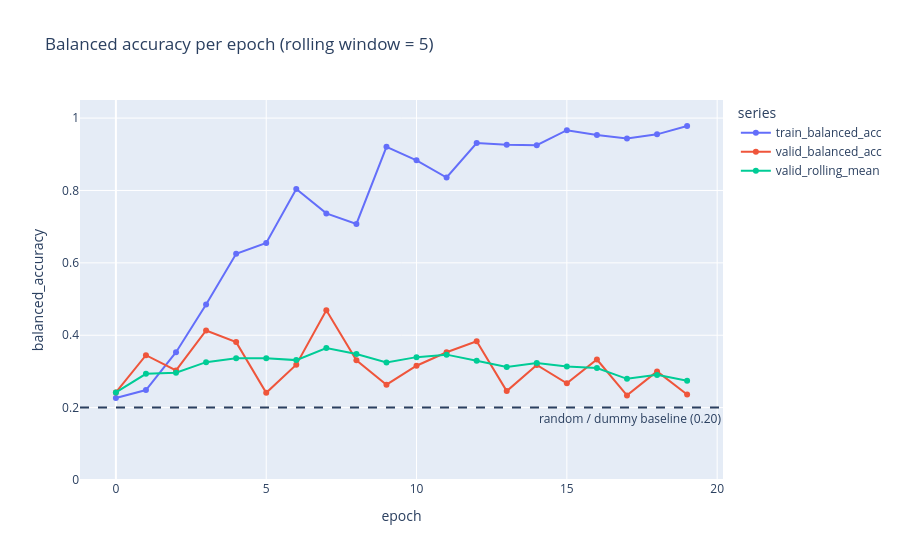

The notebook cell this image was saved under:
### Code cell
# new: balanced accuracy per epoch for train and validation, plus a rolling mean of validation.
# edited: rolling window 25 -> 5, since there are now only 20 epochs.

ROLLING_WINDOW = 5
acc_df = history_df[["epoch", "train_balanced_acc", "valid_balanced_acc"]].copy()
acc_df["valid_rolling_mean"] = acc_df["valid_balanced_acc"].rolling(ROLLING_WINDOW, min_periods=1).mean()
acc_long = acc_df.melt(
    id_vars="epoch",
    value_vars=["train_balanced_acc", "valid_balanced_acc", "valid_rolling_mean"],
    var_name="series",
    value_name="balanced_accuracy",
)
fig_acc = px.line(
    acc_long,
    x="epoch",
    y="balanced_accuracy",
    color="series",
    markers=True,
    title=f"Balanced accuracy per epoch (rolling window = {ROLLING_WINDOW})",
)
# new: the 5-class random baseline, for reference.
fig_acc.add_hline(
    y=0.2,
    line_dash="dash",
    annotation_text="random / dummy baseline (0.20)",
    annotation_position="bottom right",
)
fig_acc.update_yaxes(range=[0, 1.05])
fig_acc.show()

### Figure 1 — Plotly figure (JSON) as saved in the notebook; plotly's stock layout.template omitted (floating-point values rounded to 4 significant figures)
{"data": [{"hovertemplate": "series=train_balanced_acc<br>epoch=%{x}<br>balanced_accuracy=%{y}<extra></extra>", "legendgroup": "train_balanced_acc", "line": {"color": "#636efa", "dash": "solid"}, "marker": {"symbol": "circle"}, "mode": "lines+markers", "name": "train_balanced_acc", "orientation": "v", "showlegend": true, "type": "scatter", "x": [0, 1, 2, 3, 4, 5, 6, 7, 8, 9, 10, 11, 12, 13, 14, 15, 16, 17, 18, 19], "xaxis": "x", "y": [0.2265, 0.2485, 0.3531, 0.4847, 0.6249, 0.6551, 0.8042, 0.7366, 0.7077, 0.9207, 0.8835, 0.8359, 0.9309, 0.9264, 0.9253, 0.9666, 0.9531, 0.9439, 0.9551, 0.9783], "yaxis": "y"}, {"hovertemplate": "series=valid_balanced_acc<br>epoch=%{x}<br>balanced_accuracy=%{y}<extra></extra>", "legendgroup": "valid_balanced_acc", "line": {"color": "#EF553B", "dash": "solid"}, "marker": {"symbol": "circle"}, "mode": "lines+markers", "name": "valid_balanced_acc", "orientation": "v", "showlegend": true, "type": "scatter", "x": [0, 1, 2, 3, 4, 5, 6, 7, 8, 9, 10, 11, 12, 13, 14, 15, 16, 17, 18, 19], "xaxis": "x", "y": [0.2421, 0.3449, 0.3026, 0.413, 0.381, 0.2409, 0.3187, 0.469, 0.3307, 0.2634, 0.3158, 0.3531, 0.3832, 0.2456, 0.318, 0.2674, 0.3329, 0.2338, 0.3001, 0.2363], "yaxis": "y"}, {"hovertemplate": "series=valid_rolling_mean<br>epoch=%{x}<br>balanced_accuracy=%{y}<extra></extra>", "legendgroup": "valid_rolling_mean", "line": {"color": "#00cc96", "dash": "solid"}, "marker": {"symbol": "circle"}, "mode": "lines+markers", "name": "valid_rolling_mean", "orientation": "v", "showlegend": true, "type": "scatter", "x": [0, 1, 2, 3, 4, 5, 6, 7, 8, 9, 10, 11, 12, 13, 14, 15, 16, 17, 18, 19], "xaxis": "x", "y": [0.2421, 0.2935, 0.2965, 0.3257, 0.3367, 0.3365, 0.3312, 0.3645, 0.348, 0.3245, 0.3395, 0.3464, 0.3292, 0.3122, 0.3231, 0.3134, 0.3094, 0.2795, 0.2905, 0.2741], "yaxis": "y"}], "layout": {"annotations": [{"showarrow": false, "text": "random / dummy baseline (0.20)", "x": 1, "xanchor": "right", "xref": "x domain", "y": 0.2, "yanchor": "top", "yref": "y"}], "legend": {"title": {"text": "series"}, "tracegroupgap": 0}, "shapes": [{"line": {"dash": "dash"}, "type": "line", "x0": 0, "x1": 1, "xref": "x domain", "y0": 0.2, "y1": 0.2, "yref": "y"}], "title": {"text": "Balanced accuracy per epoch (rolling window = 5)"}, "xaxis": {"anchor": "y", "domain": [0, 1], "title": {"text": "epoch"}}, "yaxis": {"anchor": "x", "domain": [0, 1], "range": [0, 1.05], "title": {"text": "balanced_accuracy"}}}}
